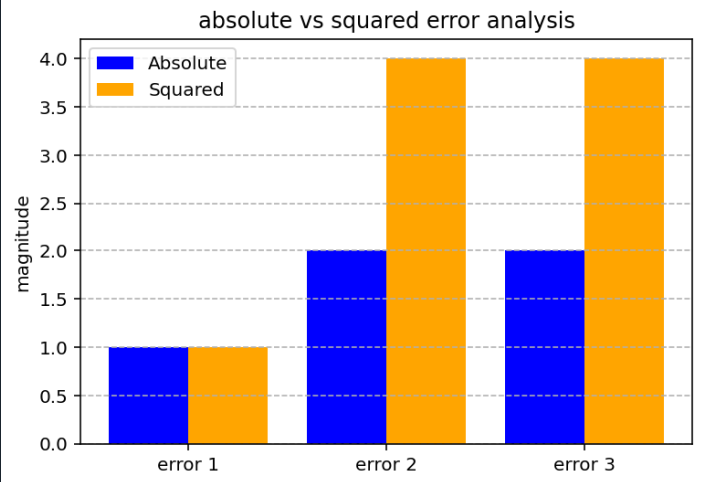

Reproduce this figure in Python.
#task 6 iot noise analysis
#errors: [-1,2,-2]
#compute squared error
#compare with abosolute error
#explain impact on decisions

import numpy as np
import matplotlib.pyplot as plt

errors = np.array([-1, 2, -2])

sq_errors = errors**2
abs_errors = np.abs(errors)

print("squared errors:", sq_errors)
print("sum-squared error:", np.sum(sq_errors))
print("absolute errors:", abs_errors)
print("sum-absolute error:", np.sum(abs_errors))

labels = ['error 1', 'error 2', 'error 3']
x = np.arange(len(labels))

plt.bar(x - 0.2, abs_errors, 0.4, label='Absolute', color='blue')
plt.bar(x + 0.2, sq_errors, 0.4, label='Squared', color='orange')

plt.xticks(x, labels)
plt.ylabel('magnitude')
plt.title('absolute vs squared error analysis')
plt.legend()
plt.grid(axis='y', linestyle='--')
plt.show()
